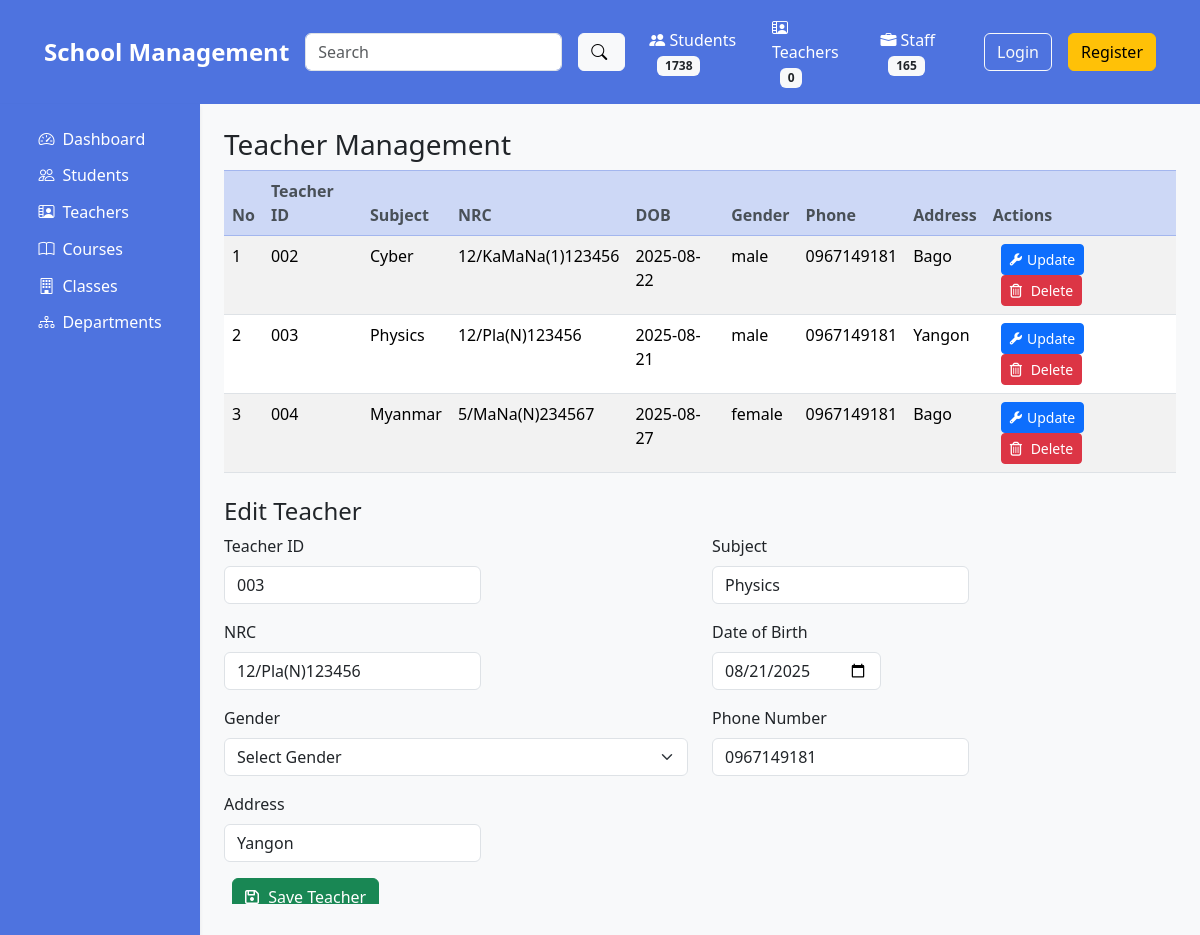
/teacher.php?edit=3, run on the app's committed database.
### tables this page shows
CREATE TABLE `teachers` (
  `id` int(11) NOT NULL,
  `user_id` int(11) NOT NULL,
  `teacher_id` varchar(50) NOT NULL,
  `subject` varchar(100) DEFAULT NULL,
  `nrc` varchar(50) DEFAULT NULL,
  `date_of_birth` date DEFAULT NULL,
  `gender` enum('male','female') DEFAULT NULL,
  `address` varchar(255) DEFAULT NULL,
  `phone_number` varchar(20) DEFAULT NULL
);

### src/teacher.php (the view, shortened to what this page needs)
<?php
require_once('../db/connection.php');
$stmt = $pdo->query("SELECT * FROM teachers ORDER BY id ASC");
$teachers = $stmt->fetchAll();
?>
<!DOCTYPE html>
<html lang="en">
<head>
<link href="https://cdn.jsdelivr.net/npm/bootstrap@5.3.2/dist/css/bootstrap.min.css" rel="stylesheet">
<link href="https://cdn.jsdelivr.net/npm/bootstrap-icons@1.11.1/font/bootstrap-icons.css" rel="stylesheet">
<link rel="stylesheet" href="https://cdnjs.cloudflare.com/ajax/libs/font-awesome/6.5.0/css/all.min.css" />
</head>
<body class="bg-light">
<?php include 'navbar.php'; ?>
<?php include 'sidebar.php'; ?>
<div class="container-fluid">
    <div class="row">
        <div class="col-md-10 offset-md-2 p-4 main-content">
            <h3 id="teacherTable">Teacher Management</h3>
            <table class="table table-striped">
                <thead>
                    <tr>
                        <th>No</th>
                        <th>Teacher ID</th>
                        <th>Subject</th>
                        <th>NRC</th>
                        <th>DOB</th>
                        <th>Gender</th>
                        <th>Phone</th>
                        <th>Address</th>
                        <th>Actions</th>
                    </tr>
                </thead>
                <tbody>
                    <?php foreach ($teachers as $index => $teacher): ?>
                    <tr>
                        <td><?= $index+1 ?></td>
                        <td><?= htmlspecialchars($teacher['teacher_id']) ?></td>
                        <td><?= htmlspecialchars($teacher['subject']) ?></td>
                        <td><?= htmlspecialchars($teacher['nrc']) ?></td>
                        <td><?= htmlspecialchars($teacher['date_of_birth']) ?></td>
                        <td><?= htmlspecialchars($teacher['gender']) ?></td>
                        <td><?= htmlspecialchars($teacher['phone_number']) ?></td>
                        <td><?= htmlspecialchars($teacher['address']) ?></td>
                        <td>
                            <a href="?edit=<?= $teacher['id'] ?>#teacherForm" class="btn btn-sm btn-primary">
                                <i class="fa-solid fa-wrench fa-sm"></i>Update
                            </a>
                            <a href="?delete=<?= $teacher['id'] ?>" onclick="return confirm('Are you sure?')" class="btn btn-sm btn-danger">
                                <i class="far fa-trash-alt"></i> Delete
                            </a>
                        </td>
                    </tr>
                    <?php endforeach; ?>
                </tbody>
            </table>
            <div class="mt-4" id="teacherForm">
                <h4><?= isset($_GET['edit']) ? 'Edit' : 'Add' ?> Teacher</h4>
                <?php
                $editTeacher = null;
                if(isset($_GET['edit'])){
                    $stmt = $pdo->prepare("SELECT * FROM teachers WHERE id=?");
                    $stmt->execute([$_GET['edit']]);
                    $editTeacher = $stmt->fetch();
                }
                ?>
                <form method="post">
                    <div class="row mb-3">
                        <div class="col-md-6">
                            <label class="form-label">Teacher ID</label>
                            <input type="text" name="teacher_id" class="form-control" value="<?= $editTeacher['teacher_id'] ?? '' ?>" required>
                        </div>
                        <div class="col-md-6">
                            <label class="form-label">Subject</label>
                            <input type="text" name="subject" class="form-control" value="<?= $editTeacher['subject'] ?? '' ?>" required>
                        </div>
                    </div>
                    <div class="row mb-3">
                        <div class="col-md-6">
                            <label class="form-label">NRC</label>
                            <input type="text" name="nrc" class="form-control" value="<?= $editTeacher['nrc'] ?? '' ?>" required>
                        </div>
                        <div class="col-md-6">
                            <label class="form-label">Date of Birth</label>
                            <input type="date" name="date_of_birth" class="form-control" value="<?= $editTeacher['date_of_birth'] ?? '' ?>" required>
                        </div>
                    </div>
                    <div class="row mb-3">
                        <div class="col-md-6">
                            <label class="form-label">Gender</label>
                            <select name="gender" class="form-select" required>
                                <option value="">Select Gender</option>
                            </select>
                        </div>
                        <div class="col-md-6">
                            <label class="form-label">Phone Number</label>
                            <input type="text" name="phone_number" class="form-control" value="<?= $editTeacher['phone_number'] ?? '' ?>" required>
                        </div>
                    </div>
                    <div class="mb-3">
                        <label class="form-label">Address</label>
                        <input type="text" name="address" class="form-control" value="<?= $editTeacher['address'] ?? '' ?>" required>
                    </div>
                    <button type="submit" class="btn btn-success">
                        <i class="far fa-save"></i> Save Teacher
                    </button>
                </form>
            </div>
        </div>
    </div>
</div>
</body>
</html>

### src/teacher.php (style rules this page uses)
.form-control { width: auto; }
.btn { margin-left: 0.5rem; }
.btn i { margin-right: 5px; }
.bg-light { background-color: #f8f9fa !important; }
.table-striped > tbody > tr:nth-of-type(odd) { --bs-table-accent-bg: #f2f2f2; }
.table thead th { background-color: #cdd8f6; color: #495057; border-top: 1px solid #e3e6f0; border-color: #a3b6ee; }
.main-content { overflow-y: auto; height: 100vh; }

### data on the page
teachers: teacher "002", subject "Cyber", nrc "12/KaMaNa(1)123456", date_of_birth "2025-08-22", gender "male", phone_number "0967149181", address "Bago"
teachers: teacher "003", subject "Physics", nrc "12/Pla(N)123456", date_of_birth "2025-08-21", gender "male", phone_number "0967149181", address "Yangon", teacher_id "003", date_of_birth "08/21/2025"
teachers: teacher "004", subject "Myanmar", nrc "5/MaNa(N)234567", date_of_birth "2025-08-27", gender "female", phone_number "0967149181", address "Bago"
